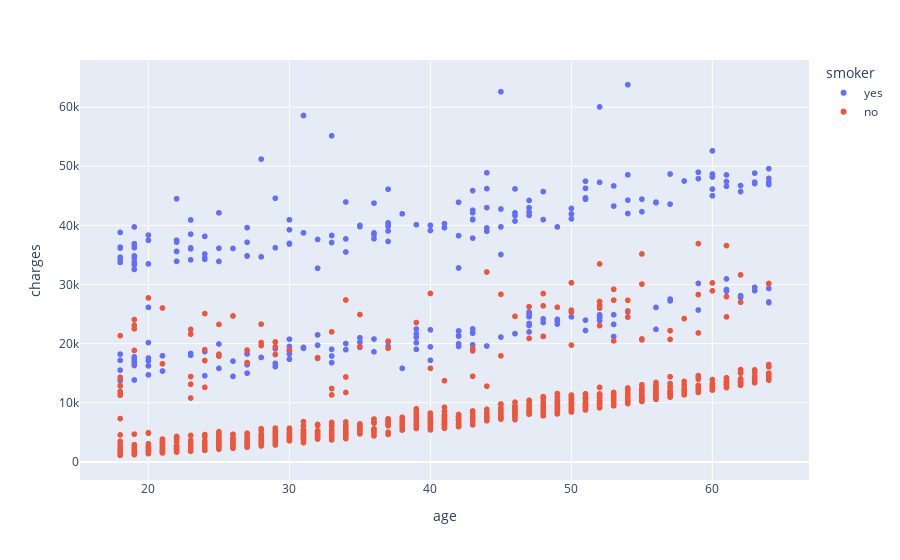

This figure's notebook cell:
### Markdown cell above
The distribution of ages in the dataset is almost uniform, with 20-30 customers at every age, except for the ages 18 and 19, which seem to have over twice as many customers as other ages. The uniform distribution might arise from the fact that there isn't a big variation in the number of people of any given age (between 18 & 64) in the USA.

### Code cell
# Check linearity with the target variable with scatter plot
fig = px.scatter(data,
                 x = 'age',
                 y = 'charges',
                 color = 'smoker')
fig.show()

### Figure 1 — Plotly figure (JSON) as saved in the notebook; plotly's stock layout.template omitted (floating-point values rounded to 4 significant figures; data arrays with more than 128 entries replaced by an {"elided": "..."} marker saying what was removed)
{"data": [{"hovertemplate": "smoker=yes<br>age=%{x}<br>charges=%{y}<extra></extra>", "legendgroup": "yes", "marker": {"color": "#636efa", "symbol": "circle"}, "mode": "markers", "name": "yes", "showlegend": true, "type": "scattergl", "visible": true, "x": {"elided": "274 int values"}, "xaxis": "x", "y": {"elided": "274 float values"}, "yaxis": "y"}, {"hovertemplate": "smoker=no<br>age=%{x}<br>charges=%{y}<extra></extra>", "legendgroup": "no", "marker": {"color": "#EF553B", "symbol": "circle"}, "mode": "markers", "name": "no", "showlegend": true, "type": "scattergl", "x": {"elided": "1064 int values"}, "xaxis": "x", "y": {"elided": "1064 float values"}, "yaxis": "y"}], "layout": {"autosize": true, "legend": {"title": {"text": "smoker"}, "tracegroupgap": 0}, "margin": {"t": 60}, "xaxis": {"anchor": "y", "autorange": true, "domain": [0, 1], "range": [15.21, 66.79], "title": {"text": "age"}, "type": "linear"}, "yaxis": {"anchor": "x", "autorange": true, "domain": [0, 1], "range": [-3729.0, 68620.0], "title": {"text": "charges"}, "type": "linear"}}}
